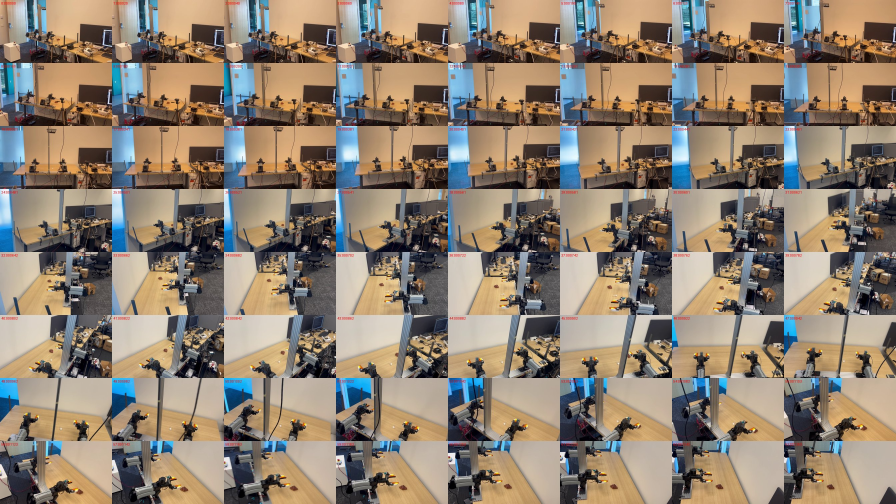
#> input picture scenes/yam_bimanual_rig/metric/work/source_sheet.jpg, 2688 x 1512 px (shown at 1/3 size)
$ python -i compose_wrist_camera.py   (imports and definitions only)
#> lines starting #> are read from the running program, lines starting #| are printed output that depends on the picture; after the words box and inside, x2 and y2 are one past the last pixel; in counts of white or black regions, pixels touching at a corner belong together
#> further down, picture is the input picture: shape (1512, 2688, 3); mean B, G, R 113.1, 128.5, 142
"""Wrist-camera review: real wrist image vs the asset render, pad and clamp silhouettes per arm.

    .runtime/pi3x-inference/venv/bin/python build/compose_wrist_camera.py --dir evidence/wrist_camera \
        --real-dir ~/robot/bimanual_bringup/pi05 --media ~/robot/markdowns/bimanual/1_media/yam_asset

<dir> holds render_wrist_camera.py outputs for left_arm and right_arm. Real masks: HSV colour thresholds for the
orange pads and yellow clamps (holes filled). Model masks: painter's-algorithm labels of the projected claw
triangles (pad, clamp; other visible parts occlude). IoU per arm with the camera the render used (raw hand-eye,
or with the fitted correction; see <arm>_camera.json and evidence/claw_fit/fit.json for both).
Writes <dir>/metrics.json and <media>/05_wrist_view_vs_real.jpg.
"""
import argparse
import json
from pathlib import Path

import cv2
import numpy as np

ORANGE, YELLOW = (0, 140, 255), (0, 230, 255)
REAL_O, REAL_Y = (0, 0, 255), (255, 0, 255)


def fill(m):
    cs, _ = cv2.findContours(m.astype(np.uint8), cv2.RETR_EXTERNAL, cv2.CHAIN_APPROX_NONE)
    out = np.zeros(m.shape, np.uint8); cv2.drawContours(out, cs, -1, 1, -1)
    return out > 0


def real_masks(img):
    hsv = cv2.cvtColor(img, cv2.COLOR_BGR2HSV).astype(int)
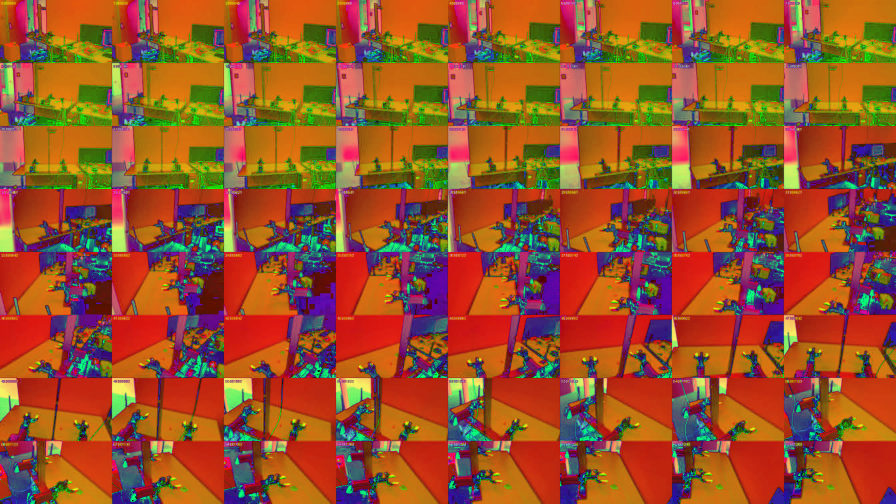
#> hsv: shape (1512, 2688, 3) int64 (shown at 1/3 size); mean B, G, R 43.1, 82.8, 151.8
    h, s, v = hsv[..., 0], hsv[..., 1], hsv[..., 2]
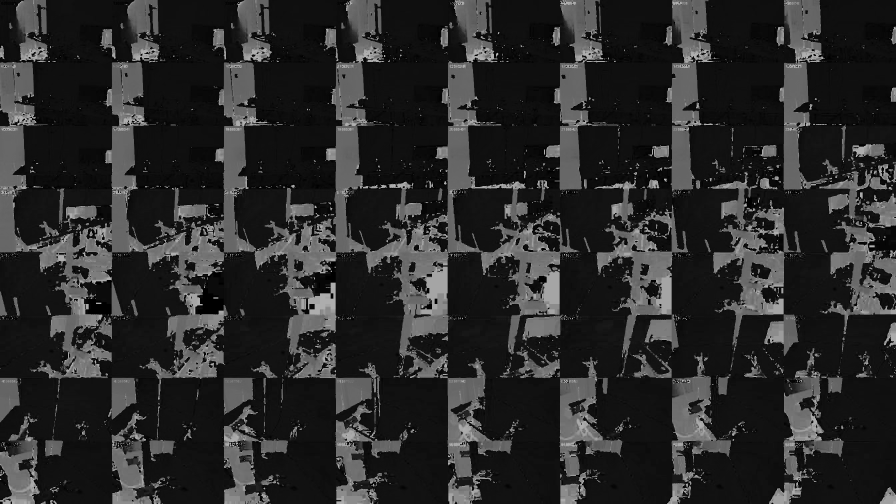
#> h: shape (1512, 2688) int64 (shown at 1/3 size); min 0, max 179, mean 43.1
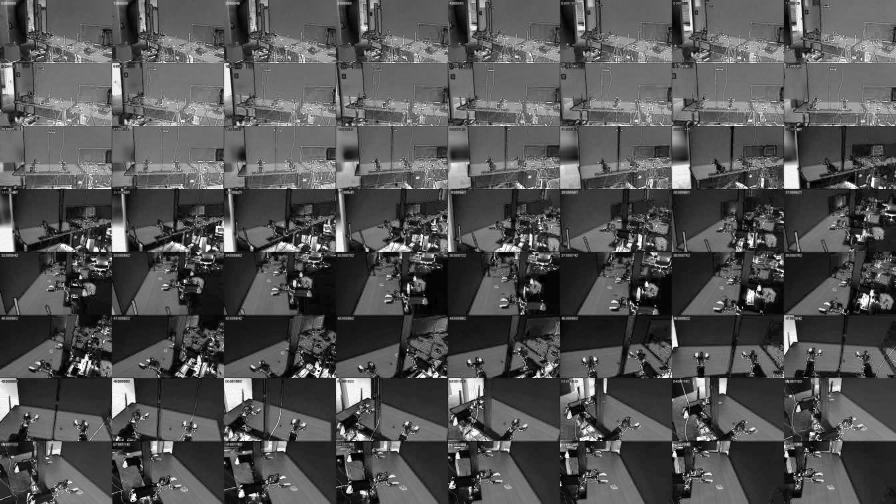
#> s: shape (1512, 2688) int64 (shown at 1/3 size); min 0, max 255, mean 82.8
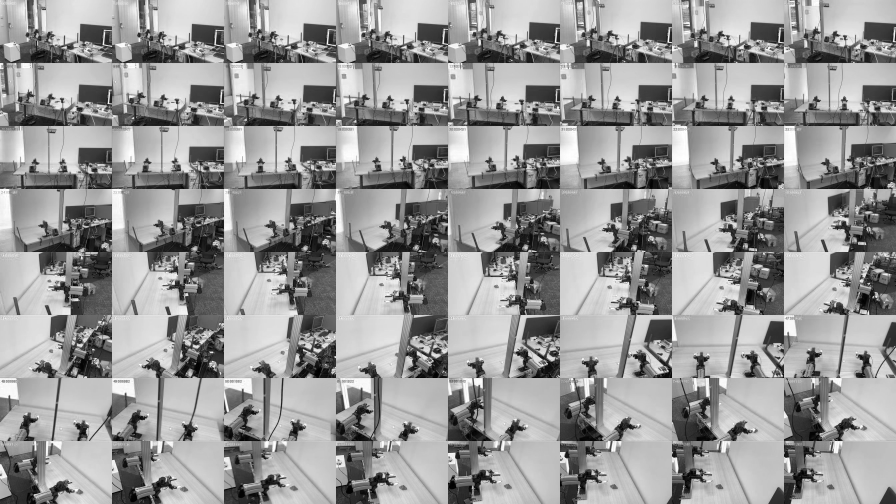
#> v: shape (1512, 2688) int64 (shown at 1/3 size); min 0, max 255, mean 151.8
    k = np.ones((3, 3), np.uint8)
    o = cv2.morphologyEx(((h >= 3) & (h <= 17) & (s >= 140) & (v >= 110)).astype(np.uint8), cv2.MORPH_OPEN, k)
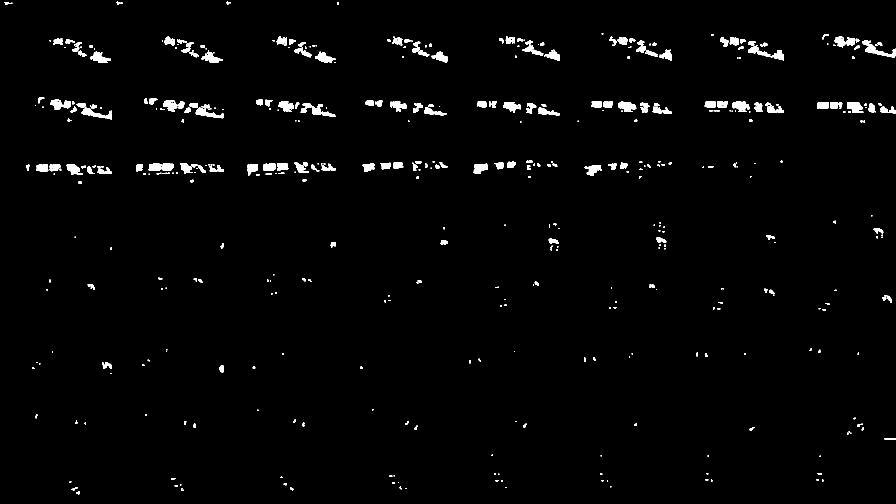
#> o: shape (1512, 2688) (shown at 1/3 size); values 0 (black) and 1 (white), 1.8% white; 519 white regions (182 under 20 px), largest, box (x1, y1, x2, y2) and area: (2587, 121, 2688, 173) 1523, (245, 324, 336, 358) 1220, (1855, 305, 1909, 336) 1127
    y = cv2.morphologyEx(((h >= 20) & (h <= 34) & (s >= 110) & (v >= 130)).astype(np.uint8), cv2.MORPH_OPEN, k)
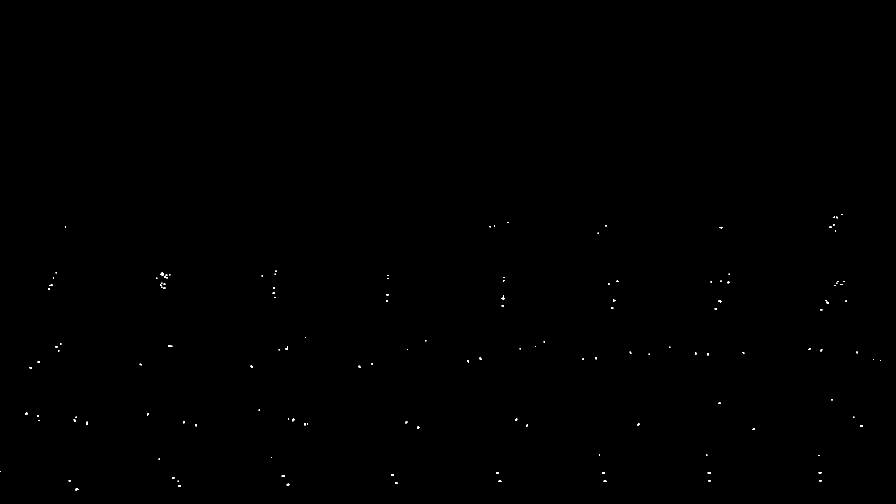
#> y: shape (1512, 2688) (shown at 1/3 size); values 0 (black) and 1 (white), 0.07% white; 143 white regions (73 under 20 px)
    return fill(o), fill(y)
#> in fill, `cs, _ = cv2.findContours(m.astype(np.uint8), cv2.RETR_EXTERNAL, cv2.CH..`: cs = 519 contours, 249 with area under 20; largest, box (x1, y1, x2, y2) and area: (2587, 121, 2688, 173) 1350, (245, 324, 336, 358) 1092, (1855, 305, 1909, 336) 1058, (2197, 305, 2249, 336) 1042, (271, 155, 333, 189) 961
#> in fill, `cv2.drawContours(out, cs, -1, 1, -1)`: out: shape (1512, 2688); values 0 (black) and 1 (white), 1.8% white; 519 white regions (182 under 20 px)
#> in fill (call 2), `cs, _ = cv2.findContours(m.astype(np.uint8), cv2.RETR_EXTERNAL, cv2.CH..`: cs = 143 contours, 108 with area under 20; largest, box (x1, y1, x2, y2) and area: (482, 817, 491, 827) 50, (505, 1035, 517, 1041) 32, (258, 1265, 263, 1274) 28, (226, 1466, 235, 1471) 28, (2156, 901, 2164, 907) 28


# [14 lines left out: function label_image, not called in this run]


def iou(a, b):
    return float((a & b).sum() / max((a | b).sum(), 1))


# [50 lines left out: functions label, outline, main, not called in this run]


# [2 lines not run here, left out]

>>> import cv2
>>> picture = cv2.imread('../../../metric/work/source_sheet.jpg')
>>> result = real_masks(picture)
